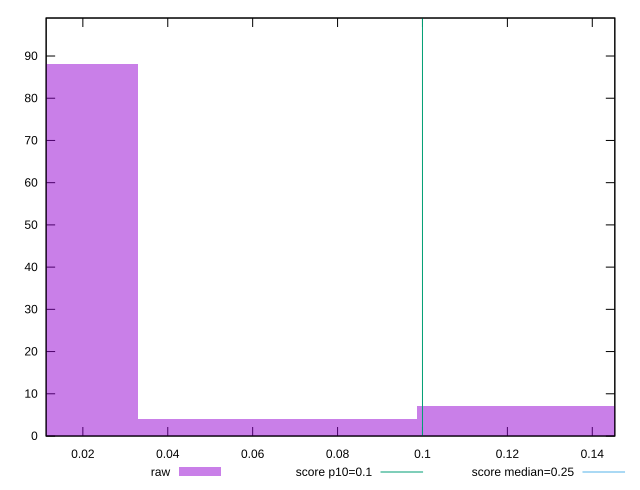

Generate this figure with gnuplot:
reset

$raw <<EOF
0.13172444465417785 7
0 88
0.06586222232708892 4
EOF

set key outside below
set boxwidth 0.06586222232708892
set xrange [0.011352840529547797:0.14530883418189156]
set yrange [0:99]
set trange [0:99]
set style fill transparent solid 0.5 noborder

set parametric
set terminal svg size 640, 490 enhanced background rgb 'white'
set output "reports/report_00027_2021-02-24T12-40-31.850Z/cumulative-layout-shift/samples/card/raw/histogram.svg"

plot $raw title "raw" with boxes, \
     0.1,t title "score p10=0.1", \
     0.25,t title "score median=0.25"

reset
